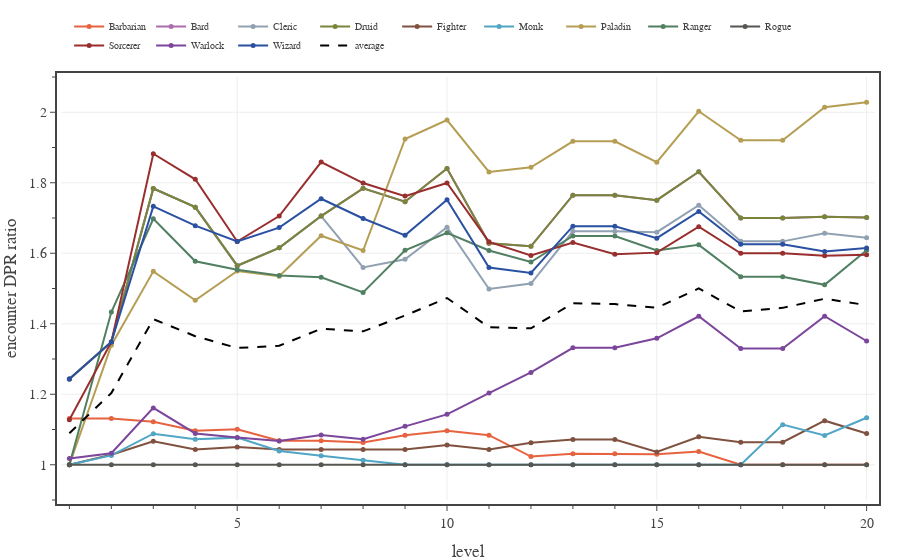

The cell this chart's notebook holds for it:
### Code cell
# Plots average encounter XP for each class on days with only one Deadly encounters and no short rest. 
n_enc = 1
encounter_difficulty = 'Deadly'

with open(f'../xp-and-player-characters/pc data - Medium 2 short rests.json', 'r') as fin:
    pc_data0 = json.load(fin)

with open(f'../xp-and-player-characters/pc data - {encounter_difficulty} 2 short rests.json', 'r') as fin:
    pc_data1 = json.load(fin)

levels = np.array(range(1,21,1))
enc_XP_budget = 0.5 * np.array(ENCOUNTER_DIFFICULTIES['Daily']['XP'])

fig = go.Figure(
    layout=go.Layout(
        template=TFB_TEMPLATE,
        xaxis=dict(
            title_text='level',
            range=[0.8, 20.2],
            tick0=0, dtick=5,
            minor=dict(tick0=0, dtick=1),
        ),
        yaxis=dict(
            autorange=False,
            title_text='encounter DPR ratio',
            range=[0.9, 2.1],
            tick0=0, dtick=0.2,
            minor=dict(tick0=0, dtick=0.1),
        ),
        legend=dict(
            yanchor='bottom',  y=1.04,
            xanchor='left', x=0.01,
            orientation='h',
        )
    )
)

eXPmean = np.zeros(20)
aXPmean = np.zeros(20)
for pc in PC_CLASSES:
    eXP = np.zeros(20)
    for level in range(20):
        encounters = pc_data1[pc][level]['encounters']
        encounters = [x for x in encounters if x['type'] == 'encounter']
        eXP[level] = np.mean([x['effective damage per round mean'] for x in encounters[0:n_enc]])

    eXPmean += eXP
    aXP  = np.array([x['effective damage per round mean'] for x in pc_data0[pc]])
    aXPmean += aXP

    fig.add_trace(go.Scatter(
        x=levels, 
        y=eXP/aXP,
        mode='lines+markers', 
        line={'color': PC_CLASSES[pc]['color']},
        marker={'size': 5},
        unselected=dict(marker=dict(opacity=0.0)),
        name=pc,
        hovertemplate=
            '<b>'+pc+'</b><br>'+
            'lvl %{x}<br>'+
            'eff DPR %{y:.2f}'+
            '<extra></extra>'
    ))

eXPmean /= len(PC_CLASSES)
aXPmean /= len(PC_CLASSES)
fig.add_trace(go.Scatter(
    x=levels, 
    y=eXPmean/aXPmean,
    mode='lines', 
    line=dict(color='black', dash='dash'),
    unselected=dict(marker=dict(opacity=0.0)),
    name='average',
    hoverinfo='skip'
))

# show figure
fig.show(config=TFB_CONFIG)

# save large format figure
if SAVEFIGS:
    file_name = f'./fig-single-encounter-edpr-vs-level-{encounter_difficulty.lower()}-large.html'
    fig_html = fig.to_html(
        config=TFB_CONFIG,
        include_plotlyjs=False, 
        full_html=False, 
    )
    fig_soup = BeautifulSoup(fig_html, 'html.parser')
    fig_soup.div['class'] = 'plotly-div-large'
    fig_soup.div['style'] = 'aspect-ratio:600/550'
    with open(file_name, 'wb') as fout:
        fout.write(fig_soup.prettify('utf-8'))

# save small format figure
if SAVEFIGS:
    fig.update_traces(marker=dict(size=4))
    fig.update_layout(font=dict(size=10), legend=dict(font_size=8))
    file_name = f'./fig-single-encounter-edpr-vs-level-{encounter_difficulty.lower()}-small.html'
    fig_html = fig.to_html(
        config=TFB_CONFIG,
        include_plotlyjs=False, 
        full_html=False, 
    )
    fig_soup = BeautifulSoup(fig_html, 'html.parser')
    fig_soup.div['class'] = 'plotly-div-small'
    fig_soup.div['style'] = 'aspect-ratio:600/600'
    with open(file_name, 'wb') as fout:
        fout.write(fig_soup.prettify('utf-8'))

### Figure 1 — Plotly figure (JSON) as saved in the notebook; plotly's stock layout.template omitted (floating-point values rounded to 4 significant figures)
{"data": [{"hovertemplate": "<b>Barbarian</b><br>lvl %{x}<br>eff DPR %{y:.2f}<extra></extra>", "line": {"color": "#E7623E"}, "marker": {"size": 5}, "mode": "lines+markers", "name": "Barbarian", "type": "scatter", "unselected": {"marker": {"opacity": 0}}, "x": [1, 2, 3, 4, 5, 6, 7, 8, 9, 10, 11, 12, 13, 14, 15, 16, 17, 18, 19, 20], "y": [1.131, 1.131, 1.122, 1.096, 1.101, 1.068, 1.068, 1.063, 1.084, 1.096, 1.084, 1.023, 1.031, 1.031, 1.03, 1.037, 1, 1, 1, 1]}, {"hovertemplate": "<b>Bard</b><br>lvl %{x}<br>eff DPR %{y:.2f}<extra></extra>", "line": {"color": "#AB6DAC"}, "marker": {"size": 5}, "mode": "lines+markers", "name": "Bard", "type": "scatter", "unselected": {"marker": {"opacity": 0}}, "x": [1, 2, 3, 4, 5, 6, 7, 8, 9, 10, 11, 12, 13, 14, 15, 16, 17, 18, 19, 20], "y": [1.243, 1.348, 1.784, 1.731, 1.565, 1.615, 1.706, 1.784, 1.746, 1.84, 1.628, 1.62, 1.765, 1.765, 1.751, 1.831, 1.7, 1.7, 1.704, 1.701]}, {"hovertemplate": "<b>Cleric</b><br>lvl %{x}<br>eff DPR %{y:.2f}<extra></extra>", "line": {"color": "#91A1B2"}, "marker": {"size": 5}, "mode": "lines+markers", "name": "Cleric", "type": "scatter", "unselected": {"marker": {"opacity": 0}}, "x": [1, 2, 3, 4, 5, 6, 7, 8, 9, 10, 11, 12, 13, 14, 15, 16, 17, 18, 19, 20], "y": [1.243, 1.348, 1.784, 1.731, 1.565, 1.615, 1.706, 1.56, 1.583, 1.674, 1.499, 1.514, 1.662, 1.662, 1.66, 1.736, 1.634, 1.634, 1.657, 1.644]}, {"hovertemplate": "<b>Druid</b><br>lvl %{x}<br>eff DPR %{y:.2f}<extra></extra>", "line": {"color": "#7A853B"}, "marker": {"size": 5}, "mode": "lines+markers", "name": "Druid", "type": "scatter", "unselected": {"marker": {"opacity": 0}}, "x": [1, 2, 3, 4, 5, 6, 7, 8, 9, 10, 11, 12, 13, 14, 15, 16, 17, 18, 19, 20], "y": [1.243, 1.348, 1.784, 1.731, 1.565, 1.615, 1.706, 1.784, 1.746, 1.84, 1.628, 1.62, 1.765, 1.765, 1.751, 1.831, 1.7, 1.7, 1.704, 1.701]}, {"hovertemplate": "<b>Fighter</b><br>lvl %{x}<br>eff DPR %{y:.2f}<extra></extra>", "line": {"color": "#7F513E"}, "marker": {"size": 5}, "mode": "lines+markers", "name": "Fighter", "type": "scatter", "unselected": {"marker": {"opacity": 0}}, "x": [1, 2, 3, 4, 5, 6, 7, 8, 9, 10, 11, 12, 13, 14, 15, 16, 17, 18, 19, 20], "y": [1, 1.029, 1.067, 1.043, 1.05, 1.043, 1.043, 1.043, 1.043, 1.056, 1.043, 1.062, 1.071, 1.071, 1.036, 1.08, 1.064, 1.064, 1.125, 1.089]}, {"hovertemplate": "<b>Monk</b><br>lvl %{x}<br>eff DPR %{y:.2f}<extra></extra>", "line": {"color": "#51A5C5"}, "marker": {"size": 5}, "mode": "lines+markers", "name": "Monk", "type": "scatter", "unselected": {"marker": {"opacity": 0}}, "x": [1, 2, 3, 4, 5, 6, 7, 8, 9, 10, 11, 12, 13, 14, 15, 16, 17, 18, 19, 20], "y": [1, 1.027, 1.088, 1.073, 1.077, 1.039, 1.026, 1.013, 1, 1, 1, 1, 1, 1, 1, 1, 1, 1.114, 1.083, 1.133]}, {"hovertemplate": "<b>Paladin</b><br>lvl %{x}<br>eff DPR %{y:.2f}<extra></extra>", "line": {"color": "#B59E54"}, "marker": {"size": 5}, "mode": "lines+markers", "name": "Paladin", "type": "scatter", "unselected": {"marker": {"opacity": 0}}, "x": [1, 2, 3, 4, 5, 6, 7, 8, 9, 10, 11, 12, 13, 14, 15, 16, 17, 18, 19, 20], "y": [1, 1.339, 1.549, 1.466, 1.55, 1.535, 1.65, 1.608, 1.924, 1.978, 1.831, 1.844, 1.918, 1.918, 1.858, 2.003, 1.921, 1.921, 2.014, 2.029]}, {"hovertemplate": "<b>Ranger</b><br>lvl %{x}<br>eff DPR %{y:.2f}<extra></extra>", "line": {"color": "#507F62"}, "marker": {"size": 5}, "mode": "lines+markers", "name": "Ranger", "type": "scatter", "unselected": {"marker": {"opacity": 0}}, "x": [1, 2, 3, 4, 5, 6, 7, 8, 9, 10, 11, 12, 13, 14, 15, 16, 17, 18, 19, 20], "y": [1, 1.433, 1.698, 1.577, 1.553, 1.537, 1.532, 1.489, 1.608, 1.658, 1.608, 1.575, 1.649, 1.649, 1.608, 1.624, 1.534, 1.534, 1.51, 1.609]}, {"hovertemplate": "<b>Rogue</b><br>lvl %{x}<br>eff DPR %{y:.2f}<extra></extra>", "line": {"color": "#555752"}, "marker": {"size": 5}, "mode": "lines+markers", "name": "Rogue", "type": "scatter", "unselected": {"marker": {"opacity": 0}}, "x": [1, 2, 3, 4, 5, 6, 7, 8, 9, 10, 11, 12, 13, 14, 15, 16, 17, 18, 19, 20], "y": [1, 1, 1, 1, 1, 1, 1, 1, 1, 1, 1, 1, 1, 1, 1, 1, 1, 1, 1, 1]}, {"hovertemplate": "<b>Sorcerer</b><br>lvl %{x}<br>eff DPR %{y:.2f}<extra></extra>", "line": {"color": "#992E2E"}, "marker": {"size": 5}, "mode": "lines+markers", "name": "Sorcerer", "type": "scatter", "unselected": {"marker": {"opacity": 0}}, "x": [1, 2, 3, 4, 5, 6, 7, 8, 9, 10, 11, 12, 13, 14, 15, 16, 17, 18, 19, 20], "y": [1.128, 1.348, 1.882, 1.81, 1.633, 1.706, 1.859, 1.799, 1.762, 1.8, 1.632, 1.594, 1.63, 1.597, 1.602, 1.675, 1.6, 1.6, 1.593, 1.596]}, {"hovertemplate": "<b>Warlock</b><br>lvl %{x}<br>eff DPR %{y:.2f}<extra></extra>", "line": {"color": "#7B469B"}, "marker": {"size": 5}, "mode": "lines+markers", "name": "Warlock", "type": "scatter", "unselected": {"marker": {"opacity": 0}}, "x": [1, 2, 3, 4, 5, 6, 7, 8, 9, 10, 11, 12, 13, 14, 15, 16, 17, 18, 19, 20], "y": [1.018, 1.033, 1.161, 1.089, 1.078, 1.067, 1.084, 1.073, 1.109, 1.143, 1.203, 1.262, 1.332, 1.332, 1.359, 1.421, 1.33, 1.33, 1.421, 1.351]}, {"hovertemplate": "<b>Wizard</b><br>lvl %{x}<br>eff DPR %{y:.2f}<extra></extra>", "line": {"color": "#2A50A1"}, "marker": {"size": 5}, "mode": "lines+markers", "name": "Wizard", "type": "scatter", "unselected": {"marker": {"opacity": 0}}, "x": [1, 2, 3, 4, 5, 6, 7, 8, 9, 10, 11, 12, 13, 14, 15, 16, 17, 18, 19, 20], "y": [1.243, 1.348, 1.733, 1.678, 1.633, 1.673, 1.755, 1.699, 1.651, 1.752, 1.56, 1.544, 1.677, 1.677, 1.643, 1.718, 1.626, 1.626, 1.605, 1.615]}, {"hoverinfo": "skip", "line": {"color": "black", "dash": "dash"}, "mode": "lines", "name": "average", "type": "scatter", "unselected": {"marker": {"opacity": 0}}, "x": [1, 2, 3, 4, 5, 6, 7, 8, 9, 10, 11, 12, 13, 14, 15, 16, 17, 18, 19, 20], "y": [1.089, 1.203, 1.413, 1.365, 1.331, 1.338, 1.386, 1.378, 1.423, 1.473, 1.39, 1.387, 1.458, 1.456, 1.445, 1.5, 1.435, 1.445, 1.471, 1.453]}], "layout": {"legend": {"orientation": "h", "x": 0.01, "xanchor": "left", "y": 1.04, "yanchor": "bottom"}, "xaxis": {"dtick": 5, "minor": {"dtick": 1, "tick0": 0}, "range": [0.8, 20.2], "tick0": 0, "title": {"text": "level"}}, "yaxis": {"autorange": false, "dtick": 0.2, "minor": {"dtick": 0.1, "tick0": 0}, "range": [0.9, 2.1], "tick0": 0, "title": {"text": "encounter DPR ratio"}}}}
